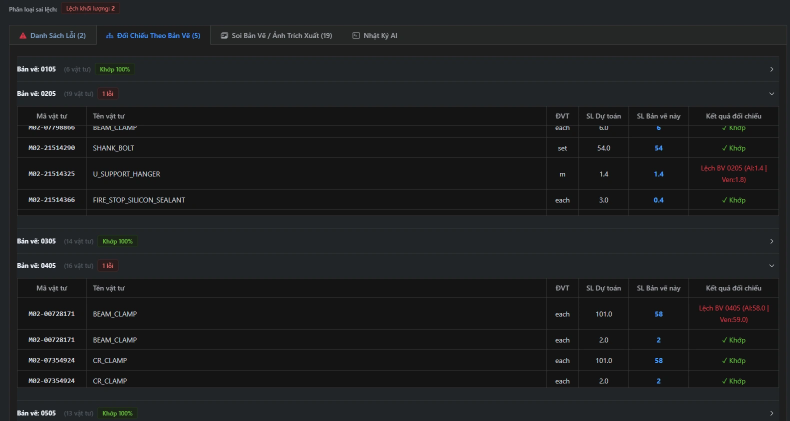
#> input picture WO1.webp, 1579 x 842 px (shown at 1/2 size)
$ python -i pdf_extractor.py   (imports and definitions only)
#> lines starting #> are read from the running program, lines starting #| are printed output that depends on the picture; after the words box and inside, x2 and y2 are one past the last pixel; in counts of white or black regions, pixels touching at a corner belong together
### backend/config.py
# ==========================================
# CẤU HÌNH HỆ THỐNG MEP AI (CONFIG)
# ==========================================
import os
from dotenv import load_dotenv
load_dotenv()

# 1. CẤU HÌNH API & AI MODEL (NextAI-SDV)
API_URL = os.getenv("ONEAI_LLM__ENDPOINT")
API_KEY = os.getenv("ONEAI_LLM__API_KEY__MEP_PAYMENT")
MODEL_NAME = os.getenv("ONEAI_LLM__MODEL_NAME")
TEMPERATURE = 0.0
MAX_RETRIES = 3
MAX_AI_WORKERS = 5          # Số luồng gọi AI song song tối đa

# ==========================================
# 2. CẤU HÌNH XỬ LÝ & CẮT ẢNH (OPENCV)
# ==========================================
JPEG_QUALITY = 100          # Chất lượng nén ảnh JPG gửi lên AI (1-100)
MAX_CHUNK_HEIGHT = 150      # Chiều cao tối đa của 1 khúc ảnh cắt ngang (px)
TARGET_IMG_HEIGHT = 600     # Chiều cao mục tiêu khi phóng to khúc ảnh cho AI đọc
MAX_IMG_WIDTH = 6000        # Chốt chặn chiều ngang tối đa tránh quá tải Server

# Chế độ lấy ảnh nhúng OLE (Case 1):
# - True: Ưu tiên kiểm tra thẳng image[1] siêu tốc, nếu không phải bảng mới quét toàn trang.
# - False: Luôn quét và chấm điểm đường kẻ ngang cho toàn bộ ảnh nhúng.
OLE_FAST_MODE = True

# Tọa độ vùng cắt (ROI) góc dưới bên phải để đọc "SỐ BẢN VẼ" (Drawing No)
ROI_DRAWING_NO = (0.7, 0.85, 1.0, 1.0)

# ==========================================
# 3. CẤU HÌNH ĐƯỜNG DẪN THƯ MỤC
# ==========================================
BASE_DIR = os.path.dirname(os.path.abspath(__file__))

# --- THƯ MỤC ĐẦU VÀO PDF  ---
DIR_PDF_INPUT = os.path.join(BASE_DIR, "input_pdf")
DIR_PDF_DRAWINGS = os.path.join(BASE_DIR, "input_pdf", "drawings")
DIR_PDF_GATEPASS = os.path.join(BASE_DIR, "input_pdf", "gate_pass")

# --- THƯ MỤC LƯU TRỮ TRUNG GIAN (IMAGES & CSV) ---
DIR_IMG_EXTRACTED = os.path.join(BASE_DIR, "output", "images")
DIR_CSV_EXTRACTED = os.path.join(BASE_DIR, "output", "extracted_csv")   # Lưu CSV của Bản vẽ CAD

# Lưu CSV của Biên bản vật tư (Gate Pass)
DIR_GATEPASS_CSV = os.path.join(BASE_DIR, "output", "gatepass_csv")

# --- THƯ MỤC CHỨA DỮ LIỆU EXCEL THỰC TẾ & BÁO CÁO ĐẦU RA (TỰ ĐỘNG THÍCH ỨNG LOCAL/SERVER) ---

COMPANY_DOC_DIR = os.getenv("COMPANY_PRIVATE_ROOT", r"D:/Private_Documents/Doc/AI-Infra")
if os.path.exists(COMPANY_DOC_DIR):
    DIR_VENDOR_EXCEL = COMPANY_DOC_DIR
    DIR_FINAL_REPORT = os.path.join(COMPANY_DOC_DIR, "FinalReport")
else:
    DIR_VENDOR_EXCEL = os.path.join(BASE_DIR, "sessions")
    DIR_FINAL_REPORT = os.path.join(BASE_DIR, "final_reports")

# Tự động tạo toàn bộ thư mục nếu chưa tồn tại
for folder in [
    DIR_PDF_INPUT, DIR_PDF_DRAWINGS, DIR_PDF_GATEPASS,
    DIR_IMG_EXTRACTED, DIR_CSV_EXTRACTED, DIR_GATEPASS_CSV,
    DIR_VENDOR_EXCEL, DIR_FINAL_REPORT
]:
    try:
        os.makedirs(folder, exist_ok=True)
    except Exception:
        pass
#> further down, picture is the input picture: shape (842, 1579, 3); mean B, G, R 32.2, 31.1, 29.4

# ==========================================
# 4. CẤU HÌNH FILE VENDOR (BẢNG KHỐI QLƯỢNG)
# ==========================================
VENDOR_FILE_NAME = "Sample 3. 03.PAYMENT WOR2512230006V.xlsx"
VENDOR_SHEET_NAME = "3.Bảng khối lượng"
VENDOR_COL_CODE = "Code"
VENDOR_COL_EXTRA = "Phụ trội"
VENDOR_COL_REMARK = "Remark"

# ==========================================
# 5. CẤU HÌNH FILE MAPPING (SHEET BOQ TRONG FILE THANH TOÁN)
# ==========================================
MASTER_DATA_FILE_NAME = "Sample 3. 03.PAYMENT WOR2512230006V.xlsx"
MASTER_SHEET_NAME = "BOQ"

# Từ điển ánh xạ cột chuẩn của hệ thống (Bên trái) với tên cột thực tế trên sheet BOQ (Bên phải)
MASTER_COL_MAP = {
    # Cột chứa SDAC Code dùng để dò tìm
    "Code_Master":         "Code SDAC vật tư",
    "SDAC Code nhân công": "Code SDAC nhân công",
    "Description":         "Description",
    "Specification":       "Specification",
    "Unit":                "Unit",
    "Material Cost":       "Material Cost",         # Cột chứa Đơn giá vật tư
    "Labor Cost":          "Labor Cost"             # Cột chứa Đơn giá nhân công
}

# ==========================================
# CẤU HÌNH TỪ KHÓA TÌM SHEET CHỨA PDF
# ==========================================
SHEET_KEYWORDS_DRAWING = ['bản vẽ', 'ban ve', 'drawing', 'bv']
SHEET_KEYWORDS_GATEPASS = ['bbgn', 'gate', 'mang vào', 'biên bản']

# ==========================================
# 6. CẤU HÌNH VẬN HÀNH PIPELINE & GIỚI HẠN UPLOAD
# ==========================================
MAX_UPLOAD_SIZE_MB = int(os.getenv("MAX_UPLOAD_SIZE_MB", 50))

# ==========================================
# 7. CẤU HÌNH PHÂN QUYỀN HỆ THỐNG (AUTHORIZATION)
# ==========================================
# Danh sách KnoxID có quyền Quản trị / Sửa / Xóa (ngăn cách bởi dấu phẩy)
MEP_ADMIN_USERS = os.getenv("MEP_ADMIN_USERS")
# Danh sách Role OneAI được phép sửa/xóa (Admin, Manager, Leader, v.v.)
MEP_ADMIN_ROLES = os.getenv("MEP_ADMIN_ROLES")
# Cờ bật kiểm tra phân quyền nghiêm ngặt (True: Chặn khi không có quyền; False: Mở toàn quyền cho Dev/Test)
MEP_ENABLE_AUTH = os.getenv("MEP_ENABLE_AUTH").lower() in ("true", "1", "yes")

### backend/pdf_extractor.py
import os
import re
import time
import json
import base64
import requests
import glob
import concurrent.futures

import fitz          # PyMuPDF
import cv2           # OpenCV
import numpy as np
import pandas as pd
import config
import utils as ut


# [26 lines left out: functions debug_show, debug_show_all, not called in this run]


# ==========================================
# KHỐI LOGIC 1: TRÍCH XUẤT CASE 1 (ẢNH NHÚNG OLE - HYBRID FAST MODE)
# ==========================================
def _score_horizontal_lines(img):
    """Hàm phụ trợ: Chấm điểm mật độ đường kẻ ngang để xác nhận ảnh là Bảng."""
    gray = cv2.cvtColor(img, cv2.COLOR_BGR2GRAY)
    thresh = cv2.adaptiveThreshold(
        ~gray, 255, cv2.ADAPTIVE_THRESH_MEAN_C, cv2.THRESH_BINARY, 15, -2)
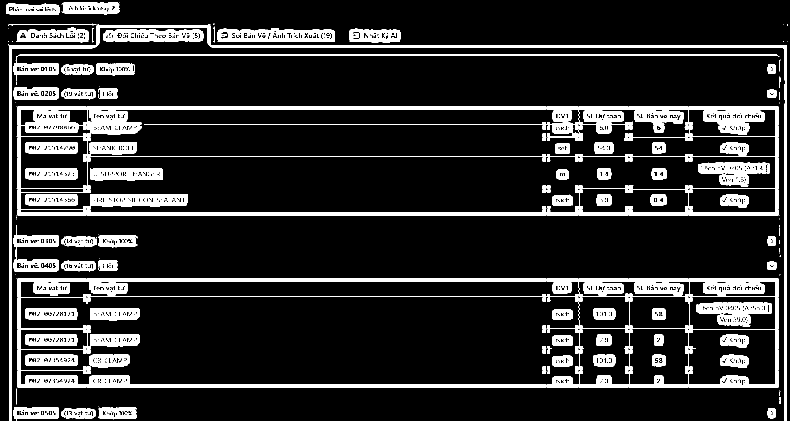
#> thresh: shape (842, 1579) (shown at 1/2 size); 14.7% white; 619 white regions (368 under 20 px), largest, box (x1, y1, x2, y2) and area: (19, 51, 1573, 842) 16200, (174, 213, 1092, 274) 8854, (27, 108, 1559, 161) 7746
    horizontal_kernel = cv2.getStructuringElement(cv2.MORPH_RECT, (50, 1))
    horizontal_lines = cv2.morphologyEx(
        thresh, cv2.MORPH_OPEN, horizontal_kernel)
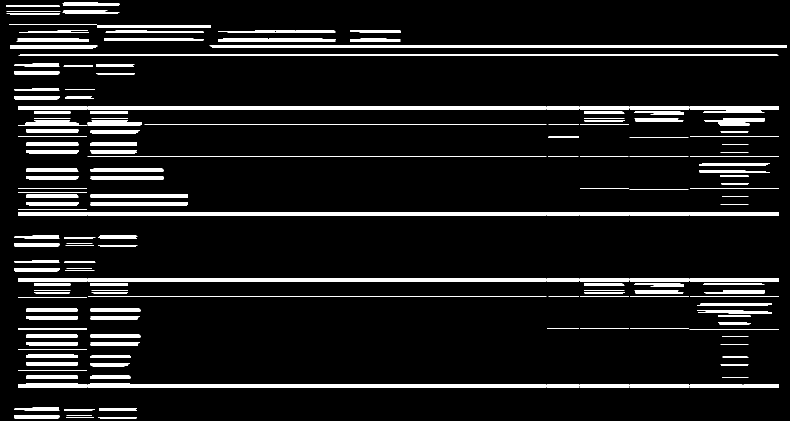
#> horizontal_lines: shape (842, 1579) (shown at 1/2 size); 8.5% white; 186 white regions, largest, box (x1, y1, x2, y2) and area: (419, 90, 1574, 96) 6909, (175, 424, 1093, 431) 6426, (37, 108, 1557, 112) 6064
    return np.sum(horizontal_lines > 0)


# [722 lines left out: functions _render_bbox_to_cv2, extract_table_from_embedded_image, extract_table_native_cad, is_gate_pass_page, get_table_image_from_page, capture_roi_image and 8 more, not called in this run]


# [2 lines not run here, left out]

>>> import cv2
>>> picture = cv2.imread('../WO1.webp')
>>> result = _score_horizontal_lines(picture)
#> result = 112393

$ run again, on WO2.webp
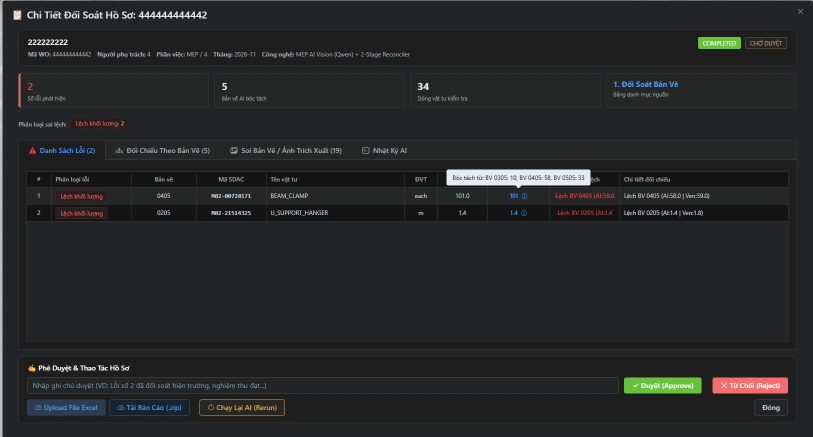
#> input picture WO2.webp, 1625 x 874 px (shown at 1/2 size)
#> picture is the input picture: shape (874, 1625, 3); mean B, G, R 41.2, 40.1, 37.8
#> in _score_horizontal_lines, `thresh = cv2.adaptiveThreshold( ~gray, 255, cv2.ADAPTIVE_THRESH_MEAN_C..`:
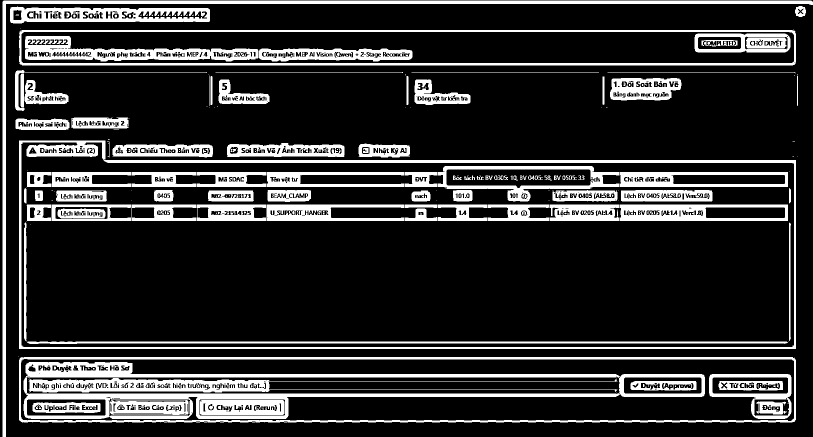
#> thresh: shape (874, 1625) (shown at 1/2 size); 18.7% white; 542 white regions (421 under 20 px), largest, box (x1, y1, x2, y2) and area: (47, 724, 1410, 838) 30557, (38, 281, 1592, 698) 21609, (5, 1, 1625, 874) 17407
#> in _score_horizontal_lines, `horizontal_lines = cv2.morphologyEx( thresh, cv2.MORPH_OPEN, horizonta..`:
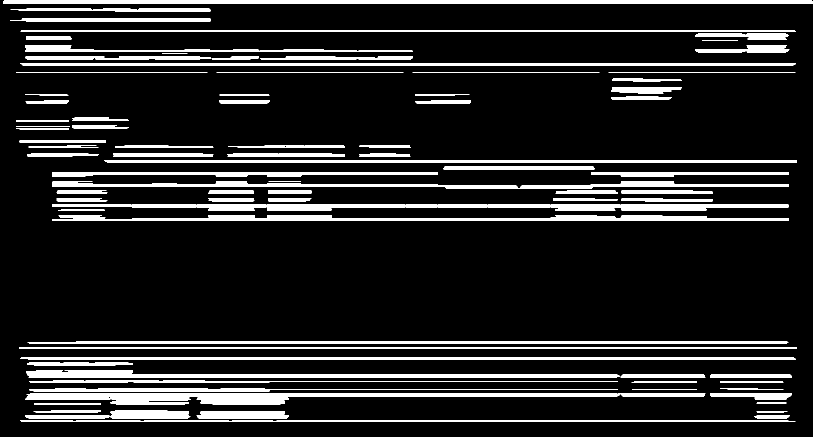
#> horizontal_lines: shape (874, 1625) (shown at 1/2 size); 13.3% white; 126 white regions, largest, box (x1, y1, x2, y2) and area: (50, 787, 1411, 799) 11952, (6, 1, 1625, 8) 11329, (52, 741, 1411, 755) 10804
#> result = 188497
